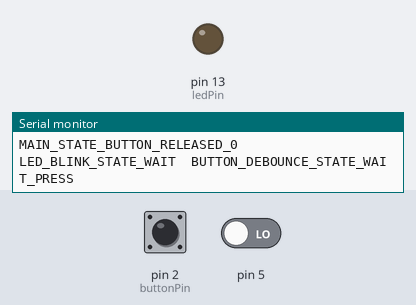
Recording of a sketch running on a simulated Arduino Uno, built with avr-gcc and run on an emulated ATmega328P. On the bench: output pins drawn as LEDs (lit = HIGH), the last lines printed to the serial monitor. Inputs (shaded band) come from the test bench; at power-on: pin 2 (buttonPin) HIGH, pin 5 LOW.

Above: at 1.2 s.
1.3 s: pin 2 (buttonPin) pulled LOW for 0.15 s
At 2.0 s:
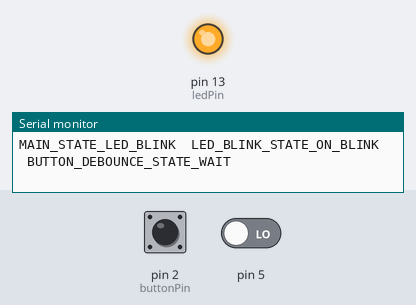
Timing chart, 0 to 4.3 s (numbered marks = the images above; inputs shaded):
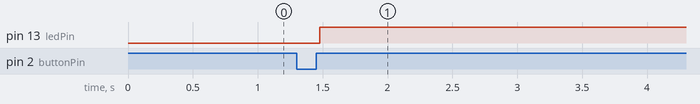

Measured:
- after the input at 1.3 s, pin 13 (ledPin): LOW → HIGH after 0.18 s

The sketch:

Lab1-blink-button-fsm.ino
```cpp
// simulation: https://wokwi.com/projects/415435578557033473

#define DEBUG 1

const int buttonPin = 2;
const int ledPin = 13;
const int blink_time = 1000;
const int debounce_time = 50;
const int led_ack_time = 250;
const int button_pressed_val = 0;
const int button_released_val = !button_pressed_val;

const unsigned long max_count = 65535;
const unsigned long cpu_freq_khz = F_CPU / 1000;

enum MAIN_STATE {
  MAIN_STATE_START,
  MAIN_STATE_BUTTON_RELEASED_0,
  MAIN_STATE_BUTTON_PRESSED,
  MAIN_STATE_BUTTON_RELEASED_1,
  MAIN_STATE_LED_BLINK,
  MAIN_STATE_WAIT_BUTTON_RELEASE,
};

enum LED_BLINK_STATE {
  LED_BLINK_STATE_WAIT,
  LED_BLINK_STATE_ON_BLINK,
  LED_BLINK_STATE_OFF_BLINK,
  LED_BLINK_STATE_ON_ACK,
  LED_BLINK_STATE_OFF_ACK,
};

enum BUTTON_DEBOUNCE_STATE {
  BUTTON_DEBOUNCE_STATE_WAIT,
  BUTTON_DEBOUNCE_STATE_CHECK_STATE,
  BUTTON_DEBOUNCE_STATE_WAIT_RELEASE,
  BUTTON_DEBOUNCE_STATE_DEBOUNCE_RELEASE,
  BUTTON_DEBOUNCE_STATE_CHECK_RELEASE,
  BUTTON_DEBOUNCE_STATE_RELEASED,
  BUTTON_DEBOUNCE_STATE_WAIT_PRESS,
  BUTTON_DEBOUNCE_STATE_DEBOUNCE_PRESS,
  BUTTON_DEBOUNCE_STATE_CHECK_PRESS,
  BUTTON_DEBOUNCE_STATE_PRESSED,
  BUTTON_DEBOUNCE_STATE_FORCED_CHECK,
};

int force_button_check = 0;
int is_button_pressed = 0;
int blink_led = 0;

volatile char button_reading = 0;
volatile char timer_interrupt_happened = 0;
volatile char button_interrupt_happened = 0;

MAIN_STATE main_state;
LED_BLINK_STATE led_blink_state;
BUTTON_DEBOUNCE_STATE button_debounce_state;

#if DEBUG
MAIN_STATE last_main_state;
LED_BLINK_STATE last_led_blink_state;
BUTTON_DEBOUNCE_STATE last_button_debounce_state;
#endif

void handle_main_fsm();
void handle_led_blink_fsm();
void handle_button_debounce_fsm();

void configure_timer();

void on_button_change();
void on_timer_interrupt();

void start_timer_period(int time_ms);

constexpr unsigned get_best_prescaler(unsigned time_ms);
constexpr char get_prescaler_mask(unsigned prescaler);

#if DEBUG
void debug_fsm_states();
void debug_is_button_pressed();
#endif

void setup()
{
  main_state = MAIN_STATE_START;
  led_blink_state = LED_BLINK_STATE_WAIT;
  button_debounce_state = BUTTON_DEBOUNCE_STATE_WAIT;

  pinMode(buttonPin, INPUT_PULLUP);
  pinMode(ledPin, OUTPUT);

  attachInterrupt(digitalPinToInterrupt(buttonPin), on_button_change, CHANGE);

  configure_timer();

  #if DEBUG
  Serial.begin(115200);
  #endif
}

void loop()
{
  handle_main_fsm();
  handle_led_blink_fsm();
  handle_button_debounce_fsm();

  #if DEBUG
  debug_fsm_states();
  #endif
}

void handle_main_fsm()
{
  switch (main_state) {
    case MAIN_STATE_START:
      if (not is_button_pressed) {
        main_state = MAIN_STATE_BUTTON_RELEASED_0;
      }
      break;
    case MAIN_STATE_BUTTON_RELEASED_0:
      if (is_button_pressed) {
        main_state = MAIN_STATE_BUTTON_PRESSED;
      }
      break;
    case MAIN_STATE_BUTTON_PRESSED:
      if (not is_button_pressed) {
        main_state = MAIN_STATE_BUTTON_RELEASED_1;
      }
      break;
    case MAIN_STATE_BUTTON_RELEASED_1:
      blink_led = 1;
      main_state = MAIN_STATE_LED_BLINK;
      break;
    case MAIN_STATE_LED_BLINK:
      if (not blink_led) {
        force_button_check = 1;
        main_state = MAIN_STATE_WAIT_BUTTON_RELEASE;
      }
      break;
    case MAIN_STATE_WAIT_BUTTON_RELEASE:
      if (not is_button_pressed) {
        main_state = MAIN_STATE_BUTTON_RELEASED_0;
      }
      break;
    default:
      main_state = MAIN_STATE_START;
      break;
  }
}

void handle_led_blink_fsm()
{
  switch (led_blink_state) {
    case LED_BLINK_STATE_WAIT:
      if (blink_led) {
        digitalWrite(ledPin, HIGH);
        start_timer_period(blink_time);
        led_blink_state = LED_BLINK_STATE_ON_BLINK;
      }
      break;
    case LED_BLINK_STATE_ON_BLINK:
      if (timer_interrupt_happened) {
        timer_interrupt_happened = 0;
        digitalWrite(ledPin, LOW);
        start_timer_period(blink_time);
        led_blink_state = LED_BLINK_STATE_OFF_BLINK;
      }
      break;
    case LED_BLINK_STATE_OFF_BLINK:
      if (timer_interrupt_happened) {
        timer_interrupt_happened = 0;
        digitalWrite(ledPin, HIGH);
        start_timer_period(led_ack_time);
        led_blink_state = LED_BLINK_STATE_ON_ACK;
      }
      break;
    case LED_BLINK_STATE_ON_ACK:
      if (timer_interrupt_happened) {
        timer_interrupt_happened = 0;
        digitalWrite(ledPin, LOW);
        led_blink_state = LED_BLINK_STATE_OFF_ACK;
      }
      break;
    case LED_BLINK_STATE_OFF_ACK:
      blink_led = 0;
      is_button_pressed = 1;
      led_blink_state = LED_BLINK_STATE_WAIT;
      break;
    default:
      led_blink_state = LED_BLINK_STATE_WAIT;
      break;
  }
}

void handle_button_debounce_fsm()
{
  if (blink_led) {
    button_debounce_state = BUTTON_DEBOUNCE_STATE_WAIT;
  }

  if (force_button_check) {
    force_button_check = 0;
    button_debounce_state = BUTTON_DEBOUNCE_STATE_FORCED_CHECK;
  }

  switch (button_debounce_state) {
    case BUTTON_DEBOUNCE_STATE_WAIT:
      if (not blink_led) {
        button_debounce_state = BUTTON_DEBOUNCE_STATE_CHECK_STATE;
      }
      break;
    case BUTTON_DEBOUNCE_STATE_CHECK_STATE:
      if (is_button_pressed) {
        button_debounce_state = BUTTON_DEBOUNCE_STATE_WAIT_RELEASE;
      } else {
        button_debounce_state = BUTTON_DEBOUNCE_STATE_WAIT_PRESS;
      }
      break;
    case BUTTON_DEBOUNCE_STATE_WAIT_RELEASE:
      if (button_interrupt_happened) {
        button_interrupt_happened = 0;
        if (button_reading == button_released_val) {
          start_timer_period(debounce_time);
          button_debounce_state = BUTTON_DEBOUNCE_STATE_DEBOUNCE_RELEASE;
        }
      }
      break;
    case BUTTON_DEBOUNCE_STATE_DEBOUNCE_RELEASE:
      if (timer_interrupt_happened) {
        timer_interrupt_happened = 0;
        button_debounce_state = BUTTON_DEBOUNCE_STATE_CHECK_RELEASE;
      }
      break;
    case BUTTON_DEBOUNCE_STATE_CHECK_RELEASE:
      if (button_reading == button_released_val) {
        button_debounce_state = BUTTON_DEBOUNCE_STATE_RELEASED;
      } else {
        button_debounce_state = BUTTON_DEBOUNCE_STATE_WAIT;
      }
      break;
    case BUTTON_DEBOUNCE_STATE_RELEASED:
      is_button_pressed = 0;
      button_debounce_state = BUTTON_DEBOUNCE_STATE_WAIT;
      break;
    case BUTTON_DEBOUNCE_STATE_WAIT_PRESS:
      if (button_interrupt_happened) {
        button_interrupt_happened = 0;
        if (button_reading == button_pressed_val) {
          start_timer_period(debounce_time);
          button_debounce_state = BUTTON_DEBOUNCE_STATE_DEBOUNCE_PRESS;
        }
      }
      break;
    case BUTTON_DEBOUNCE_STATE_DEBOUNCE_PRESS:
      if (timer_interrupt_happened) {
        timer_interrupt_happened = 0;
        button_debounce_state = BUTTON_DEBOUNCE_STATE_CHECK_PRESS;
      }
      break;
    case BUTTON_DEBOUNCE_STATE_CHECK_PRESS:
      if (button_reading == button_pressed_val) {
        button_debounce_state = BUTTON_DEBOUNCE_STATE_PRESSED;
      } else {
        button_debounce_state = BUTTON_DEBOUNCE_STATE_WAIT;
      }
      break;
    case BUTTON_DEBOUNCE_STATE_PRESSED:
      is_button_pressed = 1;
      button_debounce_state = BUTTON_DEBOUNCE_STATE_WAIT;
      break;
    case BUTTON_DEBOUNCE_STATE_FORCED_CHECK:
      if (button_reading == button_pressed_val) {
        is_button_pressed = 1;
      } else {
        is_button_pressed = 0;
      }
      button_debounce_state = BUTTON_DEBOUNCE_STATE_WAIT;
      break;
    default:
      button_debounce_state = BUTTON_DEBOUNCE_STATE_WAIT;
      break;
  }
}

void configure_timer()
{
  cli();

  TCCR1A = 0;              // clear config register
  TCCR1B = 0;              // clear config register
  TCCR1B |= (1 << WGM12);  // configure timer 1 for CTC mode
  TIMSK1 |= (1 << OCIE1A); // enable CTC interrupt

  sei();
}

void on_button_change()
{
  button_reading = digitalRead(buttonPin);
  button_interrupt_happened = 1;
}

void on_timer_interrupt()
{
  timer_interrupt_happened = 1;
  TCCR1B &= ~((1 << CS12) | (1 << CS11) | (1 << CS10)); // stop timer
}

ISR(TIMER1_COMPA_vect)
{
  on_timer_interrupt();
}

void start_timer_period(int time_ms)
{
  unsigned prescaler = get_best_prescaler(time_ms);
  unsigned mask = get_prescaler_mask(prescaler);

  OCR1A = time_ms * (F_CPU / 1000) / prescaler; // set compare value
  TCCR1B |= mask;                               // start timer with appropriate prescaler
}

constexpr unsigned get_best_prescaler(unsigned time_ms)
{
  return (time_ms * (cpu_freq_khz / 1) <= max_count) ? 1 :
         (time_ms * (cpu_freq_khz / 8) <= max_count) ? 8 :
         (time_ms * (cpu_freq_khz / 64) <= max_count) ? 64 :
         (time_ms * (cpu_freq_khz / 256) <= max_count) ? 256 : 1024;
}

constexpr char get_prescaler_mask(unsigned prescaler)
{
  return (prescaler == 1) ? (1 << CS10) :
         (prescaler == 8) ? (1 << CS11) :
         (prescaler == 64) ? (1 << CS11) | (1 << CS10) :
         (prescaler == 256) ? (1 << CS12) :
         (prescaler == 1024) ? (1 << CS12) | (1 << CS10) : 0;
}

#if DEBUG
void print_fsm_state_main(MAIN_STATE state);
void print_fsm_state_led_blink(LED_BLINK_STATE state);
void print_fsm_state_button_debounce(BUTTON_DEBOUNCE_STATE state);

void debug_fsm_states()
{
  if (main_state != last_main_state
      or led_blink_state != last_led_blink_state
      or button_debounce_state != last_button_debounce_state) {

    print_fsm_state_main(main_state);
    Serial.print("\t");
    print_fsm_state_led_blink(led_blink_state);
    Serial.print("\t");
    print_fsm_state_button_debounce(button_debounce_state);
    Serial.println();

    // debug_is_button_pressed();

    last_main_state = main_state;
    last_led_blink_state = led_blink_state;
    last_button_debounce_state = button_debounce_state;
  }
}

void print_fsm_state_main(MAIN_STATE state)
{
  Serial.print("MAIN_STATE_");
  switch (state) {
    case MAIN_STATE_START:
      Serial.print("START");
      break;
    case MAIN_STATE_BUTTON_RELEASED_0:
      Serial.print("BUTTON_RELEASED_0");
      break;
    case MAIN_STATE_BUTTON_PRESSED:
      Serial.print("BUTTON_PRESSED");
      break;
    case MAIN_STATE_BUTTON_RELEASED_1:
      Serial.print("BUTTON_RELEASED_1");
      break;
    case MAIN_STATE_LED_BLINK:
      Serial.print("LED_BLINK");
      break;
    case MAIN_STATE_WAIT_BUTTON_RELEASE:
      Serial.print("WAIT_BUTTON_RELEASE");
      break;
    default:
      Serial.print("UNKNOWN");
      break;
  }
}

void print_fsm_state_led_blink(LED_BLINK_STATE state)
{
  Serial.print("LED_BLINK_STATE_");
  switch (state) {
    case LED_BLINK_STATE_WAIT:
      Serial.print("WAIT");
      break;
    case LED_BLINK_STATE_ON_BLINK:
      Serial.print("ON_BLINK");
      break;
    case LED_BLINK_STATE_OFF_BLINK:
      Serial.print("OFF_BLINK");
      break;
    case LED_BLINK_STATE_ON_ACK:
      Serial.print("ON_ACK");
      break;
    case LED_BLINK_STATE_OFF_ACK:
      Serial.print("OFF_ACK");
      break;
    default:
      Serial.print("UNKNOWN");
      break;
  }
}

void print_fsm_state_button_debounce(BUTTON_DEBOUNCE_STATE state)
{
  Serial.print("BUTTON_DEBOUNCE_STATE_");
  switch (state) {
    case BUTTON_DEBOUNCE_STATE_WAIT:
      Serial.print("WAIT");
      break;
    case BUTTON_DEBOUNCE_STATE_CHECK_STATE:
      Serial.print("CHECK_STATE");
      break;
    case BUTTON_DEBOUNCE_STATE_WAIT_RELEASE:
      Serial.print("WAIT_RELEASE");
      break;
    case BUTTON_DEBOUNCE_STATE_DEBOUNCE_RELEASE:
      Serial.print("DEBOUNCE_RELEASE");
      break;
    case BUTTON_DEBOUNCE_STATE_CHECK_RELEASE:
      Serial.print("CHECK_RELEASE");
      break;
    case BUTTON_DEBOUNCE_STATE_RELEASED:
      Serial.print("RELEASED");
      break;
    case BUTTON_DEBOUNCE_STATE_WAIT_PRESS:
      Serial.print("WAIT_PRESS");
      break;
    case BUTTON_DEBOUNCE_STATE_DEBOUNCE_PRESS:
      Serial.print("DEBOUNCE_PRESS");
      break;
    case BUTTON_DEBOUNCE_STATE_CHECK_PRESS:
      Serial.print("CHECK_PRESS");
      break;
    case BUTTON_DEBOUNCE_STATE_PRESSED:
      Serial.print("PRESSED");
      break;
    default:
      Serial.print("UNKNOWN");
      break;
  }
}

void debug_is_button_pressed()
{
  Serial.print("is_button_pressed: ");
  Serial.println(is_button_pressed);
}
#endif
```
